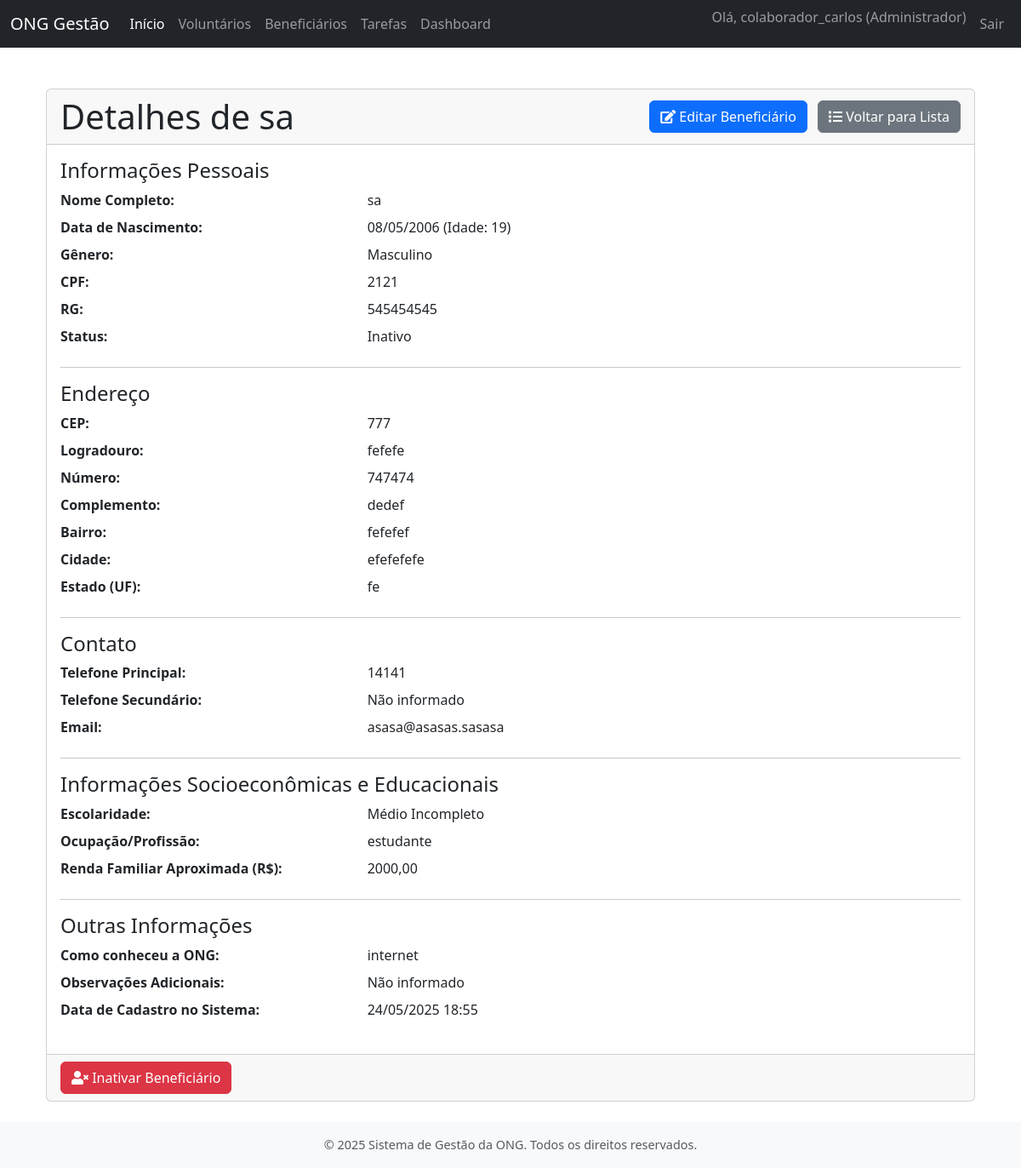
The page /beneficiarios/1/ (signed in) on the database its author committed.
### contas/models.py (models this page shows, shortened)
class Usuario(AbstractUser):
    TIPOS_USUARIO = [
        ('ADMIN', 'Administrador'),
        ('COLAB', 'Colaborador'),
    ]
    tipo_usuario = models.CharField(
        max_length=5,
        choices=TIPOS_USUARIO,
        default='COLAB',
        verbose_name='Tipo de Usuário'
    )
    groups = models.ManyToManyField(
        'auth.Group',
        verbose_name='grupos',
        blank=True,
        help_text='Os grupos aos quais este usuário pertence. Um usuário receberá todas as permissões concedidas a cada um de seus grupos.',
        related_name="usuario_set_contas",  # Nome único para related_name
        related_query_name="usuario_contas",
    )
    user_permissions = models.ManyToManyField(
        'auth.Permission',
        verbose_name='permissões do usuário',
        blank=True,
        help_text='Permissões específicas para este usuário.',
        related_name="usuario_set_contas_perm",  # Nome único para related_name
        related_query_name="usuario_contas_perm",
    )

### beneficiarios/models.py (models this page shows, shortened)
class Beneficiario(models.Model):
    GENERO_CHOICES = [
        ('M', 'Masculino'),
        ('F', 'Feminino'),
        ('O', 'Outro'),
        ('NI', 'Não Informado'),
    ]
    ESCOLARIDADE_CHOICES = [
        ('FI', 'Fundamental Incompleto'),
        ('FC', 'Fundamental Completo'),
        ('MI', 'Médio Incompleto'),
        ('MC', 'Médio Completo'),
        ('SI', 'Superior Incompleto'),
        ('SC', 'Superior Completo'),
        ('PG', 'Pós-graduação'),
        ('NI', 'Não Informado'),
    ]
    nome_completo = models.CharField(max_length=255, verbose_name='Nome Completo')
    data_nascimento = models.DateField(verbose_name='Data de Nascimento')
    genero = models.CharField(max_length=2, choices=GENERO_CHOICES, default='NI', verbose_name='Gênero')
    cpf = models.CharField(max_length=14, unique=True, blank=True, null=True, verbose_name='CPF', help_text='Formato: XXX.XXX.XXX-XX (Opcional)')
    rg = models.CharField(max_length=20, blank=True, null=True, verbose_name='RG', help_text='(Opcional)')
    cep = models.CharField(max_length=9, blank=True, null=True, verbose_name='CEP', help_text='Formato: XXXXX-XXX')
    logradouro = models.CharField(max_length=255, blank=True, null=True, verbose_name='Logradouro')
    numero_endereco = models.CharField(max_length=10, blank=True, null=True, verbose_name='Número')
    complemento_endereco = models.CharField(max_length=100, blank=True, null=True, verbose_name='Complemento')
    bairro = models.CharField(max_length=100, blank=True, null=True, verbose_name='Bairro')
    cidade = models.CharField(max_length=100, blank=True, null=True, verbose_name='Cidade')
    estado = models.CharField(max_length=2, blank=True, null=True, verbose_name='UF') # Sigla do estado, ex: SP
    telefone_principal = models.CharField(max_length=20, blank=True, null=True, verbose_name='Telefone Principal', help_text='Formato: (XX) XXXXX-XXXX')
    telefone_secundario = models.CharField(max_length=20, blank=True, null=True, verbose_name='Telefone Secundário', help_text='(Opcional)')
    email = models.EmailField(max_length=255, blank=True, null=True, verbose_name='E-mail')
    escolaridade = models.CharField(max_length=2, choices=ESCOLARIDADE_CHOICES, default='NI', verbose_name='Escolaridade')
    ocupacao = models.CharField(max_length=100, blank=True, null=True, verbose_name='Ocupação/Profissão')
    renda_familiar_aproximada = models.DecimalField(
        max_digits=10, decimal_places=2, blank=True, null=True,
        verbose_name='Renda Familiar Mensal Aproximada (R$)',
        help_text='Valor em Reais. Ex: 1500.50'
    )
    como_conheceu_ong = models.TextField(blank=True, null=True, verbose_name='Como conheceu a ONG?')
    observacoes = models.TextField(blank=True, null=True, verbose_name='Observações Adicionais')
    data_cadastro = models.DateTimeField(auto_now_add=True, verbose_name='Data de Cadastro')
    ativo = models.BooleanField(default=True, verbose_name='Ativo')
    @property
    def idade(self):
        from datetime import date
        today = date.today()
        return today.year - self.data_nascimento.year - ((today.month, today.day) < (self.data_nascimento.month, self.data_nascimento.day))
    class Meta:
        verbose_name = 'Beneficiário'
        verbose_name_plural = 'Beneficiários'
        ordering = ['nome_completo']

### beneficiarios/views.py (the view)
# urls.py: path('<int:beneficiario_id>/', views.detalhar_beneficiario, name='detalhar_beneficiario'),
@login_required
def detalhar_beneficiario(request, beneficiario_id):
    beneficiario = get_object_or_404(Beneficiario, pk=beneficiario_id)
    contexto = {
        'beneficiario': beneficiario,
        'titulo_pagina': f'Detalhes de {beneficiario.nome_completo}'
    }
    return render(request, 'beneficiarios/detalhar_beneficiario.html', contexto)

### beneficiarios/templates/beneficiarios/detalhar_beneficiario.html (shortened to what this page needs)
{% extends "core/base.html" %}
{% block content %}
<div class="container mt-4">
    <div class="card">
        <div class="card-header d-flex justify-content-between align-items-center">
            <h1 class="mb-0">{{ titulo_pagina }}</h1>
            <div>
                <a href="{% url 'beneficiarios:editar_beneficiario' beneficiario.id %}" class="btn btn-primary me-2">
                    <i class="fas fa-edit"></i> Editar Beneficiário
                </a>
                <a href="{% url 'beneficiarios:listar_beneficiarios' %}" class="btn btn-secondary">
                    <i class="fas fa-list"></i> Voltar para Lista
                </a>
            </div>
        </div>
        <div class="card-body">
            <h4 class="card-title">Informações Pessoais</h4>
            <dl class="row">
                <dt class="col-sm-4">Nome Completo:</dt>
                <dd class="col-sm-8">{{ beneficiario.nome_completo }}</dd>
                <dt class="col-sm-4">Data de Nascimento:</dt>
                <dd class="col-sm-8">{{ beneficiario.data_nascimento|date:"d/m/Y" }} (Idade: {{ beneficiario.idade }})</dd>
                <dt class="col-sm-4">Gênero:</dt>
                <dd class="col-sm-8">{{ beneficiario.get_genero_display }}</dd>
                <dt class="col-sm-4">CPF:</dt>
                <dd class="col-sm-8">{{ beneficiario.cpf|default:"Não informado" }}</dd>
                <dt class="col-sm-4">RG:</dt>
                <dd class="col-sm-8">{{ beneficiario.rg|default:"Não informado" }}</dd>
                <dt class="col-sm-4">Status:</dt>
                <dd class="col-sm-8">{% if beneficiario.ativo %}Ativo{% else %}Inativo{% endif %}</dd>
            </dl>
            <hr>
            <h4 class="card-title">Endereço</h4>
            <dl class="row">
                <dt class="col-sm-4">CEP:</dt>
                <dd class="col-sm-8">{{ beneficiario.cep|default:"Não informado" }}</dd>
                <dt class="col-sm-4">Logradouro:</dt>
                <dd class="col-sm-8">{{ beneficiario.logradouro|default:"Não informado" }}</dd>
                <dt class="col-sm-4">Número:</dt>
                <dd class="col-sm-8">{{ beneficiario.numero_endereco|default:"Não informado" }}</dd>
                <dt class="col-sm-4">Complemento:</dt>
                <dd class="col-sm-8">{{ beneficiario.complemento_endereco|default:"Não informado" }}</dd>
                <dt class="col-sm-4">Bairro:</dt>
                <dd class="col-sm-8">{{ beneficiario.bairro|default:"Não informado" }}</dd>
                <dt class="col-sm-4">Cidade:</dt>
                <dd class="col-sm-8">{{ beneficiario.cidade|default:"Não informada" }}</dd>
                <dt class="col-sm-4">Estado (UF):</dt>
                <dd class="col-sm-8">{{ beneficiario.estado|default:"Não informado" }}</dd>
            </dl>
            <hr>
            <h4 class="card-title">Contato</h4>
            <dl class="row">
                <dt class="col-sm-4">Telefone Principal:</dt>
                <dd class="col-sm-8">{{ beneficiario.telefone_principal|default:"Não informado" }}</dd>
                <dt class="col-sm-4">Telefone Secundário:</dt>
                <dd class="col-sm-8">{{ beneficiario.telefone_secundario|default:"Não informado" }}</dd>
                <dt class="col-sm-4">Email:</dt>
                <dd class="col-sm-8">{{ beneficiario.email|default:"Não informado" }}</dd>
            </dl>
            <hr>
            <h4 class="card-title">Informações Socioeconômicas e Educacionais</h4>
            <dl class="row">
                <dt class="col-sm-4">Escolaridade:</dt>
                <dd class="col-sm-8">{{ beneficiario.get_escolaridade_display }}</dd>
                <dt class="col-sm-4">Ocupação/Profissão:</dt>
                <dd class="col-sm-8">{{ beneficiario.ocupacao|default:"Não informada" }}</dd>
                <dt class="col-sm-4">Renda Familiar Aproximada (R$):</dt>
                <dd class="col-sm-8">{{ beneficiario.renda_familiar_aproximada|default:"Não informada" }}</dd>
            </dl>
            <hr>
            <h4 class="card-title">Outras Informações</h4>
            <dl class="row">
                <dt class="col-sm-4">Como conheceu a ONG:</dt>
                <dd class="col-sm-8">{{ beneficiario.como_conheceu_ong|default:"Não informado"|linebreaksbr }}</dd>
                <dt class="col-sm-4">Observações Adicionais:</dt>
                <dd class="col-sm-8">{{ beneficiario.observacoes|default:"Não informado"|linebreaksbr }}</dd>
                <dt class="col-sm-4">Data de Cadastro no Sistema:</dt>
                <dd class="col-sm-8">{{ beneficiario.data_cadastro|date:"d/m/Y H:i" }}</dd>
            </dl>
        </div>
        <div class="card-footer text-muted">
            <a href="{% url 'beneficiarios:excluir_beneficiario' beneficiario.id %}" class="btn btn-danger">
                <i class="fas fa-user-times"></i> Inativar Beneficiário
            </a>
        </div>
    </div>
</div>
{% endblock content %}

### core/templates/core/base.html (shortened to what this page needs)
<!DOCTYPE html>
<html lang="pt-br">
  <head>
    <link
      href="https://cdn.jsdelivr.net/npm/bootstrap@5.3.0-alpha1/dist/css/bootstrap.min.css"
      rel="stylesheet"
    />
    <link
      rel="stylesheet"
      href="https://cdnjs.cloudflare.com/ajax/libs/font-awesome/5.15.4/css/all.min.css"
    />
    {% load static %}
    <link rel="stylesheet" href="{% static 'core/css/estilos.css' %}" />
  </head>
  <body>
    <nav class="navbar navbar-expand-lg navbar-dark bg-dark fixed-top">
      <div class="container-fluid">
        <a class="navbar-brand" href="{% url 'core:pagina_inicial' %}"
          >ONG Gestão</a
        >
        <div class="collapse navbar-collapse" id="navbarNav">
          <ul class="navbar-nav me-auto mb-2 mb-lg-0">
            <li class="nav-item">
              <a
                class="nav-link active"
                aria-current="page"
                href="{% url 'core:pagina_inicial' %}"
                >Início</a
              >
            </li>
            {% if user.is_authenticated %}
            <li class="nav-item">
              <a class="nav-link" href="{% url 'voluntarios:listar_voluntarios' %}">Voluntários</a>
            </li>
            <li class="nav-item">
              <a class="nav-link" href="{% url 'beneficiarios:listar_beneficiarios' %}">Beneficiários</a>
            </li>
            <li class="nav-item">
              <a class="nav-link" href="{% url 'tarefas:listar_tarefas' %}">Tarefas</a>
            </li>
            <li class="nav-item">
              <a class="nav-link" href="{% url 'dashboard:painel_principal' %}">Dashboard</a>
            </li>
            {% endif %}
          </ul>
          <ul class="navbar-nav">
            {% if user.is_authenticated %}
            <li class="nav-item">
              <span class="navbar-text me-2">
                Olá, {{ user.username }} ({{ user.get_tipo_usuario_display }})
              </span>
            </li>
            <li class="nav-item">
              <a class="nav-link" href="{% url 'contas:logout' %}">Sair</a>
            </li>
            {% else %}
            <li class="nav-item">
              <a class="nav-link" href="{% url 'contas:login' %}">Entrar</a>
            </li>
            {% endif %}
          </ul>
        </div>
      </div>
    </nav>
    <main class="main-content container mt-4 mb-4">
       {% block content %}{% endblock content %}
    </main>
    <footer class="footer mt-auto py-3 bg-light">
      <div class="container text-center">
        <span class="text-muted"
          >© {% now "Y" %} Sistema de Gestão da ONG. Todos os direitos
          reservados.</span
        >
      </div>
    </footer>
  </body>
</html>

### core/templates/core/base.html (style rules this page uses)
body { padding-top: 56px; display: flex; flex-direction: column; min-height: 100vh; }
.main-content { flex: 1; }
.footer { background-color: #f8f9fa; padding: 1rem 0; text-align: center; font-size: 0.9rem; color: #6c757d; }

### rows shown on the page
Usuario: username "colaborador_carlos", tipo_usuario "Administrador"
Beneficiario: nome_completo "sa", data_nascimento "08/05/2006", idade "19", genero "Masculino", cpf "2121", rg "545454545", cep "777", logradouro "fefefe", numero_endereco "747474", complemento_endereco "dedef", bairro "fefefef", cidade "efefefefe", estado "fe", telefone_principal "14141", telefone_secundario "Não informado", email "asasa@asasas.sasasa", escolaridade "Médio Incompleto", ocupacao "estudante", renda_familiar_aproximada "2000,00", como_conheceu_ong "internet", observacoes "Não informado", data_cadastro "24/05/2025 18:55"

### other values the page prints
{{ titulo_pagina }} "Detalhes de sa"
